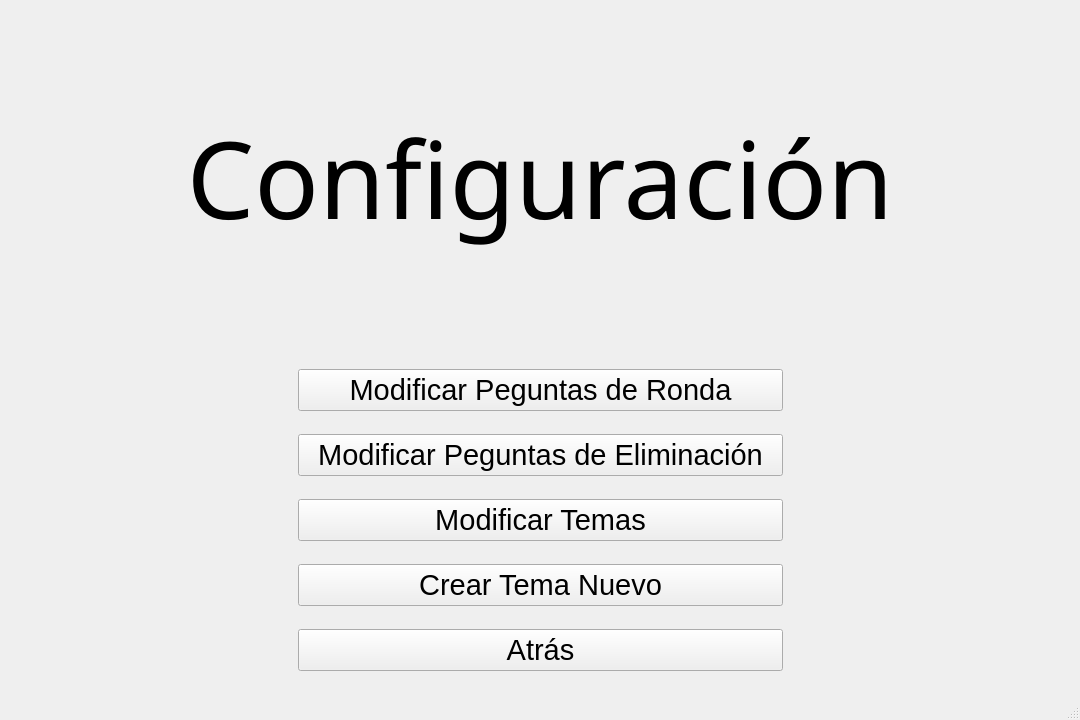
<?xml version="1.0" encoding="UTF-8"?>
<ui version="4.0">
 <class>MainWindow</class>
 <widget class="QMainWindow" name="MainWindow">
  <property name="geometry">
   <rect>
    <x>0</x>
    <y>0</y>
    <width>1080</width>
    <height>720</height>
   </rect>
  </property>
  <property name="windowTitle">
   <string>MainWindow</string>
  </property>
  <widget class="QWidget" name="centralwidget">
   <layout class="QVBoxLayout" name="verticalLayout_5">
    <item>
     <layout class="QVBoxLayout" name="verticalLayout">
      <item>
       <widget class="QLabel" name="label">
        <property name="baseSize">
         <size>
          <width>0</width>
          <height>0</height>
         </size>
        </property>
        <property name="font">
         <font>
          <family>Segoe Fluent Icons</family>
          <pointsize>80</pointsize>
          <bold>false</bold>
         </font>
        </property>
        <property name="text">
         <string>Configuración</string>
        </property>
        <property name="alignment">
         <set>Qt::AlignmentFlag::AlignCenter</set>
        </property>
       </widget>
      </item>
     </layout>
    </item>
    <item>
     <layout class="QHBoxLayout" name="horizontalLayout">
      <item>
       <layout class="QVBoxLayout" name="verticalLayout_2">
        <item>
         <widget class="QLabel" name="label_2">
          <property name="text">
           <string/>
          </property>
         </widget>
        </item>
       </layout>
      </item>
      <item>
       <layout class="QVBoxLayout" name="verticalLayout_3">
        <item>
         <widget class="QPushButton" name="pushButton">
          <property name="font">
           <font>
            <pointsize>22</pointsize>
           </font>
          </property>
          <property name="text">
           <string>Modificar Peguntas de Ronda</string>
          </property>
         </widget>
        </item>
        <item>
         <widget class="QPushButton" name="pushButton_2">
          <property name="font">
           <font>
            <pointsize>22</pointsize>
           </font>
          </property>
          <property name="text">
           <string>  Modificar Peguntas de Eliminación  </string>
          </property>
         </widget>
        </item>
        <item>
         <widget class="QPushButton" name="pushButton_4">
          <property name="font">
           <font>
            <pointsize>22</pointsize>
           </font>
          </property>
          <property name="text">
           <string>Modificar Temas</string>
          </property>
         </widget>
        </item>
        <item>
         <widget class="QPushButton" name="pushButton_5">
          <property name="font">
           <font>
            <pointsize>22</pointsize>
           </font>
          </property>
          <property name="text">
           <string>Crear Tema Nuevo</string>
          </property>
         </widget>
        </item>
        <item>
         <widget class="QPushButton" name="pushButton_6">
          <property name="font">
           <font>
            <pointsize>22</pointsize>
           </font>
          </property>
          <property name="text">
           <string>Atrás</string>
          </property>
         </widget>
        </item>
       </layout>
      </item>
      <item>
       <layout class="QVBoxLayout" name="verticalLayout_4">
        <item>
         <widget class="QLabel" name="label_3">
          <property name="text">
           <string/>
          </property>
         </widget>
        </item>
       </layout>
      </item>
     </layout>
    </item>
   </layout>
  </widget>
  <widget class="QStatusBar" name="statusbar"/>
 </widget>
 <resources/>
 <connections/>
</ui>
